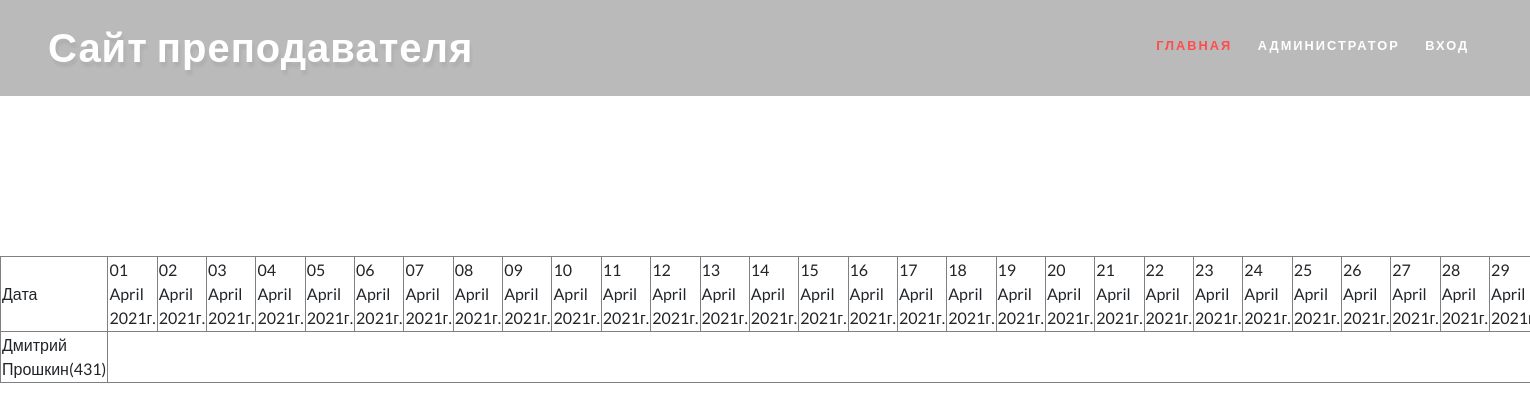
/trpo/students_marks/, run on an earlier commit of the app's database.
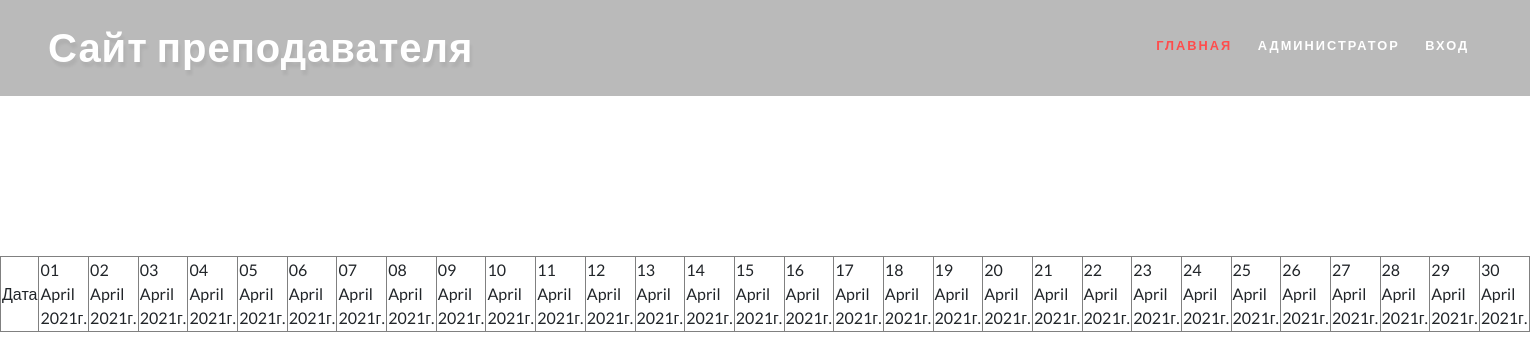
And on a later commit of the database.
### my_sait/models.py (models this page shows, shortened)
class Users(models.Model):
	name = models.CharField("Имя пользователя", max_length=30, default=None)
	surname = models.CharField("Фамилия пользователя", max_length=30)
	group = models.ForeignKey(Groups, verbose_name="Группа", on_delete=models.PROTECT)
	login = models.CharField("Логин пользователя", max_length=30)
	password = models.CharField("Пароль пользователя", max_length=30)
	class Meta:
		verbose_name = "Пользователь"
		verbose_name_plural = 'Пользователи'

class Groups(models.Model):
	code = models.IntegerField("Код группы", default=None)
	def __str__(self):
		return str(self.code)
	class Meta:
		verbose_name = "Группа"
		verbose_name_plural = 'Группы'

### my_sait/views.py (the view)
# urls.py: path('trpo/students_marks/', views.trpo_users_marks_list, name="trpo_students_marks"),
def trpo_users_marks_list(request):
    marks = Marks.objects.filter(items_code__name='МДК.02.01. Технология разработки программного обеспечения')
    students = Users.objects.all().distinct()
    delta_date = days_cur_month(strdate='%d %B %Yг.')
    date_month = datetime.today().month
    date_year = datetime.today().year
    date_days = [1, 2, 3, 4, 5, 6, 7, 8, 9, 10, 11, 12, 13, 14, 15, 16, 17, 18, 19, 20, 21, 22, 23, 24, 25, 26, 27,
                 28, 29, 30, 31]
    while date_days.__len__() != days_cur_month(strdate='%d %B %Yг.').__len__():
        del date_days[-1]
    marks.filter(
        Q(date__month=date_month) &
        Q(date__year=date_year)
    ).order_by('date').distinct()
    context = {"marks": marks, "students": students, "date_days": date_days, "delta_date": delta_date, "date_days ": date_days}
    return render(request, 'marks/trpo_marks_list.html', context)

### my_sait/views.py (called while the page is built)
def days_cur_month(strdate):
    locale.setlocale(locale.LC_ALL, "")
    m = datetime.now().month
    y = datetime.now().year
    ndays = (date(y, m + 1, 1) - date(y, m, 1)).days
    d1 = date(y, m, 1)
    d2 = date(y, m, ndays)
    delta = d2 - d1
    return [(d1 + timedelta(days=i)).strftime(strdate) for i in range(delta.days + 1)]

### templates/marks/trpo_marks_list.html
{% extends 'base.html' %}
{% block content %}
    <table border="1px">
        <tr><td>Дата</td>
            {% for date in delta_date %}
                <td>{{ date }}</td>
            {% endfor %}
        </tr>
    {% for student in students %}
        <tr><td>{{ student.name }} {{ student.surname }}({{ student.group }})</td></tr>
    {% endfor %}
    </table>
{% endblock %}

What changed in the data, as far as the page shows it:
removed Users: name "Дмитрий", surname "Прошкин", group "431"
Also different on the page:
new list line: "29 April 2021г."
new list line: "30 April 2021г."
list line gone: "29 April…"
